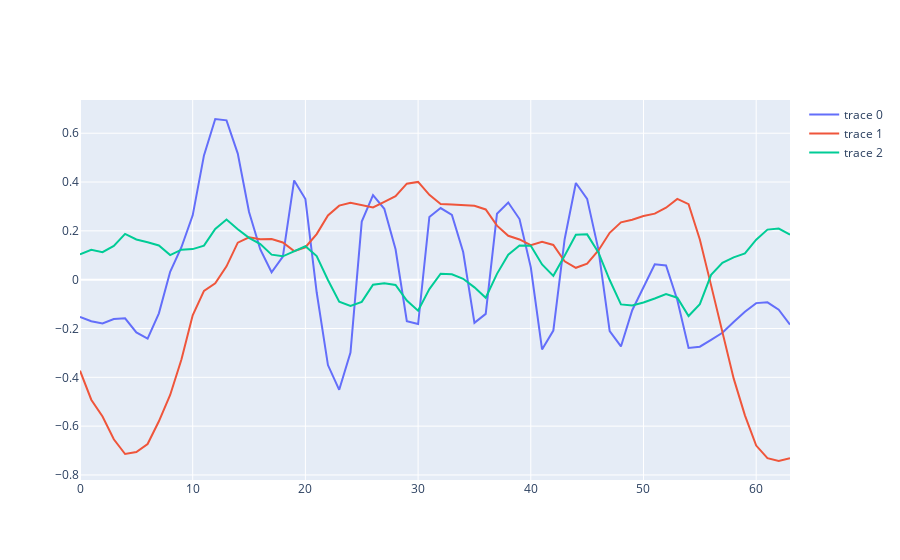

Source (notebook cell):
### Code cell
_x = 128

fig = go.Figure()
fig.add_trace(go.Scatter(y=train_x[_x, :, 3]))
fig.add_trace(go.Scatter(y=train_x[_x, :, 4]))
fig.add_trace(go.Scatter(y=train_x[_x, :, 5]))
